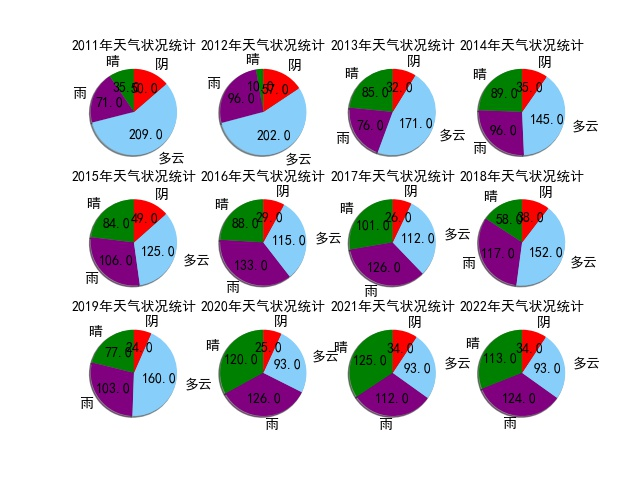

The Python source for this figure:
# -*- coding: utf-8 -*-
# @Time    : 2022/5/12 22:54
# @Author  : 自动化2005陈富昌0122004950804
# @Site    :
# @File    : WeatherPie.py
# @Software: PyCharm
import matplotlib.pyplot as plt
import pandas as pd
import numpy


def StatisticOneYear(OneYearData):
    label = ['晴', '雨', '多云', '阴']
    WeatherConditionDict = {}
    AllWeatherConditionDict = {}

    for WeatherConditionName in label:
        WeatherConditionDict[WeatherConditionName] = 0

    for OneDayData in OneYearData:
        DayData = OneDayData.split('/')[0]  # 拆分天气，只保留左边，即白天
        if DayData in AllWeatherConditionDict:
            AllWeatherConditionDict[DayData] += 1
        else:
            AllWeatherConditionDict[DayData] = 1

    for WeatherConditionName in AllWeatherConditionDict:
        if WeatherConditionName == '晴':
            WeatherConditionDict['晴'] += AllWeatherConditionDict[WeatherConditionName]
        # elif '雾' in WeatherConditionName or '霾' in WeatherConditionName:
        #     WeatherConditionDict['雾霾'] += AllWeatherConditionDict[WeatherConditionName]#雾霾数据太少，不算
        elif '雨' in WeatherConditionName:
            WeatherConditionDict['雨'] += AllWeatherConditionDict[WeatherConditionName]
        elif WeatherConditionName == '多云':
            WeatherConditionDict['多云'] += AllWeatherConditionDict[WeatherConditionName]
        # elif '雪' in WeatherConditionName and WeatherConditionName != '雨夹雪':
        #     WeatherConditionDict['雪'] += AllWeatherConditionDict[WeatherConditionName]#雪的数据太少
        elif WeatherConditionName == '阴':
            WeatherConditionDict['阴'] += AllWeatherConditionDict[WeatherConditionName]

    WeatherConditionList = []
    for WeatherConditionName in label:
        WeatherConditionList.append(WeatherConditionDict[WeatherConditionName])
    return WeatherConditionList


def absolute_value(val):
    a = numpy.round(val / 100. * 365, 0)
    return a






if __name__ == '__main__':
    WHWeatherData = pd.ExcelFile(r'武汉天气数据.xlsx')  # 读取天气数据
    # 数据按年份分了sheet存储,每次提取一个sheet即可
    SheetNames = WHWeatherData.sheet_names  # 获取武汉天气爬虫工作区的工作表名称，一年一个工作区
    plt.figure(1)

    label = [u'晴', u'雨', u'多云', u'阴']
    color = ['green', 'purple', 'lightskyblue', 'red']

    k = 1
    plt.rcParams['font.sans-serif'] = ['SimHei']
    plt.rcParams['axes.unicode_minus'] = False
    for i in SheetNames:  # i为年份
        OneYearData = pd.read_excel('武汉天气数据.xlsx', sheet_name=i)
        OneYearData = list(OneYearData['天气状况'])
        PieData = StatisticOneYear(OneYearData)  # 获得天数统计的list
        ax = plt.subplot(3, 4, k)  # 选中子区域
        plt.pie(PieData, radius=1, labels=label, labeldistance=1.2, colors=color, startangle=90, shadow=True,
                autopct=absolute_value)
        # 标签存在重叠问题，加入labeldistance参数
        ax.set_title(str(i) + '年天气状况统计',fontsize=10)
        k += 1
        if k == 13:
            break
    plt.savefig('./WeatherPie.jpg')
    plt.show()


